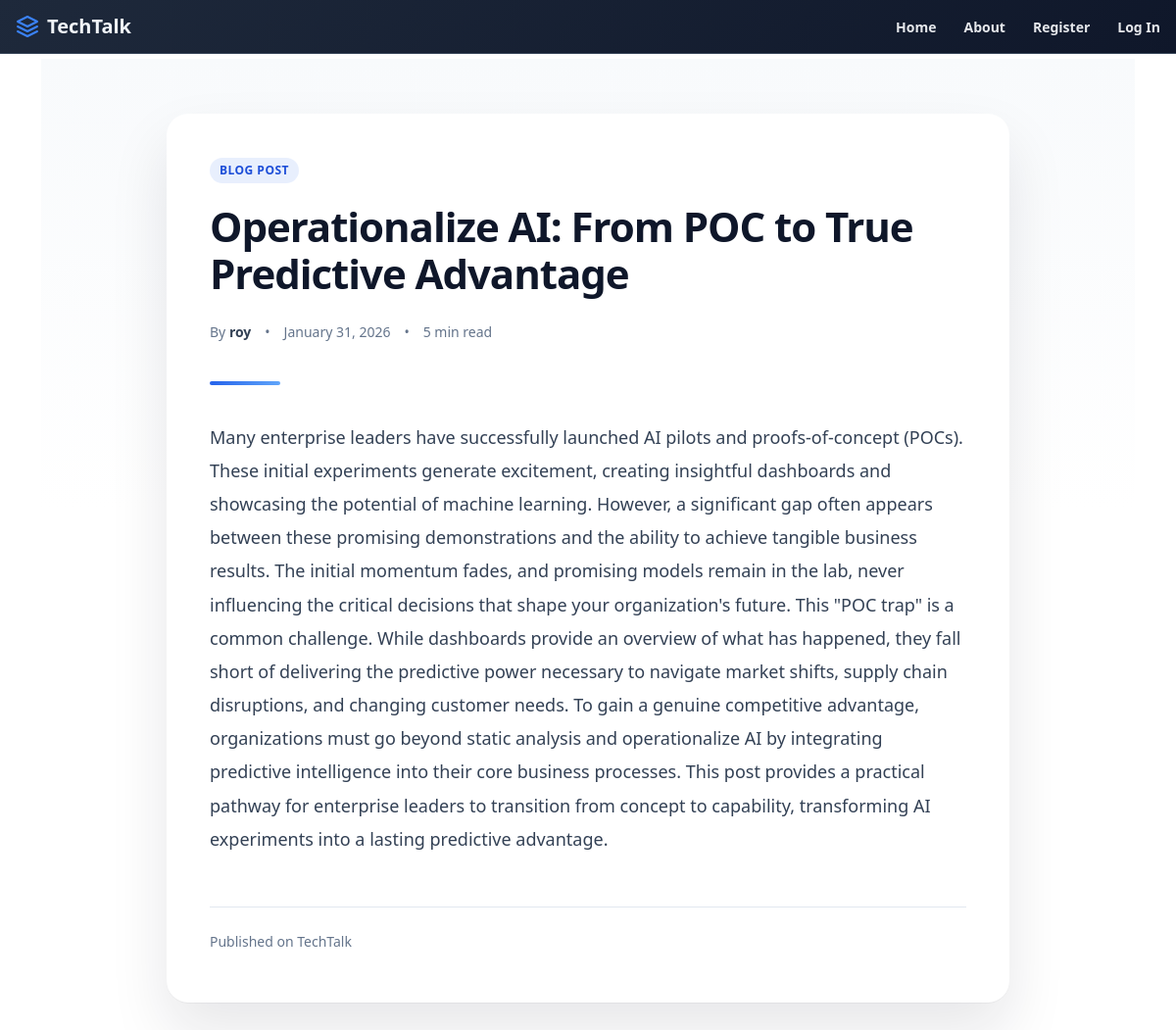
Page /3 on the committed database.
### Thetechblog/model.py (models this page shows, shortened)
class Blogpost(db.Model):
    users=db.relationship(User, overlaps="author,posts")
    id=db.Column(db.Integer,primary_key=True)
    user_id=db.Column(db.Integer,db.ForeignKey('users.id'),nullable=False)
    date=db.Column(db.DateTime,nullable=False,default=datetime.utcnow)
    title=db.Column(db.String(140),nullable=False)
    text=db.Column(db.Text,nullable=False)

class User(db.Model, UserMixin):
    __tablename__='users'
    id=db.Column(db.Integer,primary_key=True)
    profile_image=db.Column(db.String(20),nullable=False,default='default_profile.jpg')
    email=db.Column(db.String(64),unique=True,index=True)
    username=db.Column(db.String(64),unique=True,index=True)
    password_hash=db.Column(db.String(128))
    posts=db.relationship('Blogpost',backref='author',lazy=True)

### Thetechblog/users/views.py (the view)
@users.route("/<username>")
def user_posts(username):
    page=request.args.get('page',1,type=int)
    user=User.query.filter_by(username=username).first_or_404()
    blog_posts=Blogpost.query.filter_by(author=user).order_by(Blogpost.date.desc()).paginate(page=page,per_page=5)
    return render_template('user_blog_posts.html',blog_posts=blog_posts,user=user)

### Thetechblog/blogposts/views.py (called while the page is built)
@blogposts.route('/<int:blog_post_id>')
def blog_post(blog_post_id):
    blog_post=Blogpost.query.get_or_404(blog_post_id)
    return render_template('blog_post.html',title=blog_post.title,
                           date=blog_post.date,post=blog_post)

### Thetechblog/templates/blog_post.html (shortened to what this page needs)
{% extends "base.html"%}
{% block content%}
<section
  style="
    min-height: calc(100vh - 70px);
    background:
      linear-gradient(180deg, #f8fafc 0%, #ffffff 45%),
      radial-gradient(1200px circle at top, rgba(59,130,246,0.07), transparent 40%);
    padding: 56px 16px;
    display: flex;
    justify-content: center;
  "
>
  <article
    style="
      width: 100%;
      max-width: 860px;
      background: #ffffff;
      padding: 44px 44px 52px;
      border-radius: 22px;
      box-shadow:
        0 30px 60px rgba(15,23,42,0.10),
        0 1px 0 rgba(15,23,42,0.04);
    "
  >
    <div
      style="
        display: inline-block;
        padding: 4px 10px;
        border-radius: 999px;
        font-size: 12px;
        font-weight: 700;
        letter-spacing: 0.04em;
        text-transform: uppercase;
        background: rgba(37,99,235,0.1);
        color: #1d4ed8;
        margin-bottom: 20px;
      "
    >
      Blog Post
    </div>
    <h1
      style="
        font-size: clamp(30px, 4.5vw, 42px);
        font-weight: 900;
        line-height: 1.15;
        margin: 0 0 24px;
        color: #0f172a;
        letter-spacing: -0.025em;
      "
    >
      {{post.title}}
    </h1>
    <div
      style="
        display: flex;
        align-items: center;
        gap: 14px;
        flex-wrap: wrap;
        font-size: 14px;
        color: #64748b;
        margin-bottom: 40px;
      "
    >
      <span>
        By <strong style="color:#334155;">{{post.author.username}}</strong>
      </span>
      <span>•</span>
      <span>{{post.date.strftime('%B %d, %Y')}}</span>
      <span>•</span>
      <span>5 min read</span>
    </div>
    <div
      style="
        height: 4px;
        width: 72px;
        background: linear-gradient(90deg, #2563eb, #60a5fa);
        border-radius: 999px;
        margin-bottom: 36px;
      "
    ></div>
    <div
      style="
        font-size: 18px;
        line-height: 1.9;
        color: #334155;
      "
    >
      {{post.text}}
    </div>
    <div
      style="
        display: flex;
        justify-content: space-between;
        align-items: center;
        gap: 20px;
        margin-top: 52px;
        padding-top: 24px;
        border-top: 1px solid #e2e8f0;
        flex-wrap: wrap;
      "
    >
      <span style="font-size: 14px; color: #64748b;">
        Published on TechTalk
      </span>
    </div>
  </article>
</section>
{%endblock%}

### rows in the picture
Blogpost: title "Operationalize AI: From POC to True Predictive Advantage", date "January 31, 2026", text "Many enterprise leaders have successfully launched AI pilots and proofs-of-concept (POCs). These initial experiments generate excitement, creating insightful dashboards and showcasing the potential of machine learning. However, a significant gap often appears between these promising demonstrations and the ability to achieve tangible business results. The initial momentum fades, and promising models remain in the lab, never influencing the critical decisions that shape your organization's future. This \"POC trap\" is a common challenge. While dashboards provide an overview of what has happened, they fall short of delivering the predictive power necessary to navigate market shifts, supply chain…"
User: author.username "roy"
